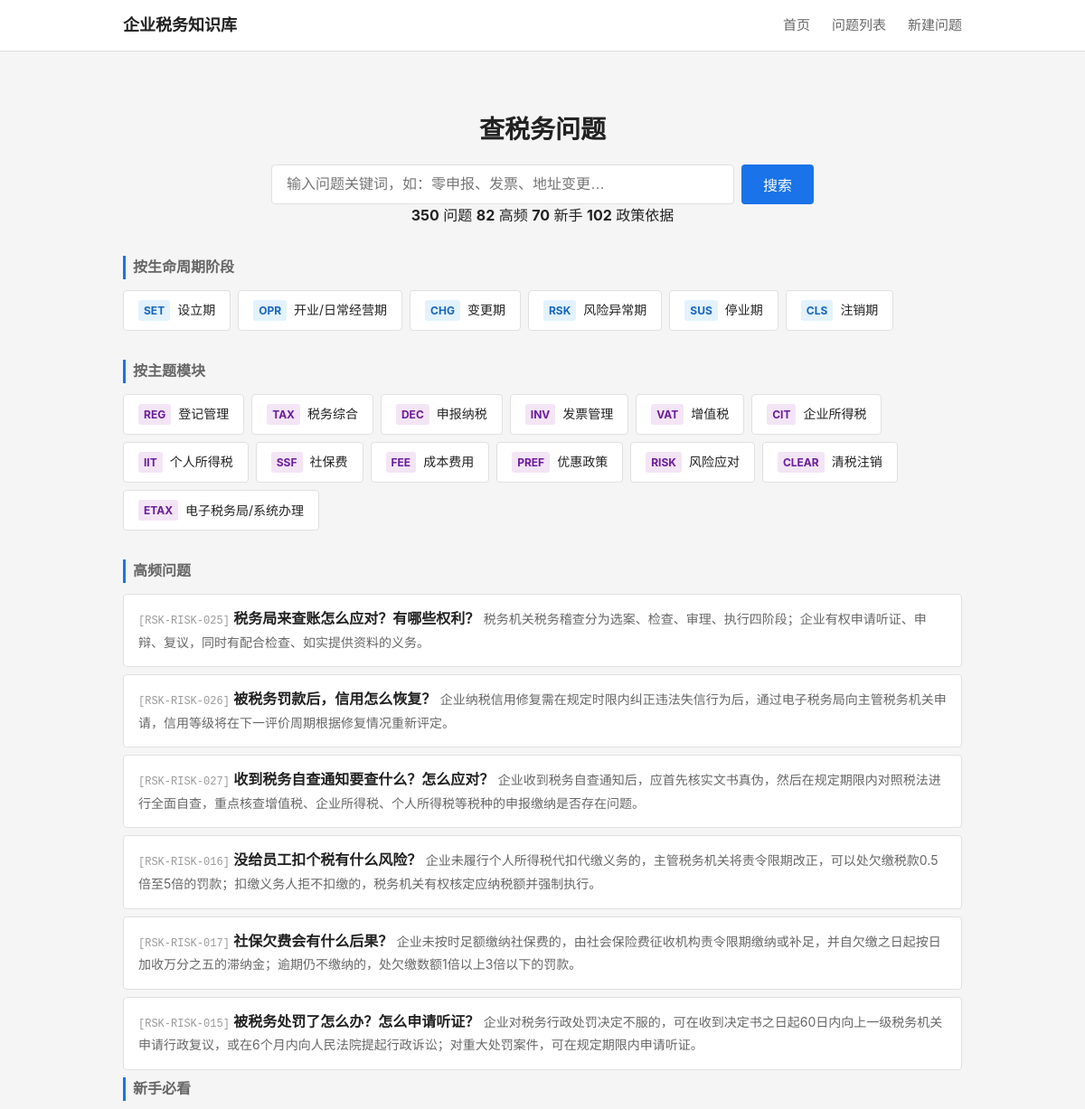
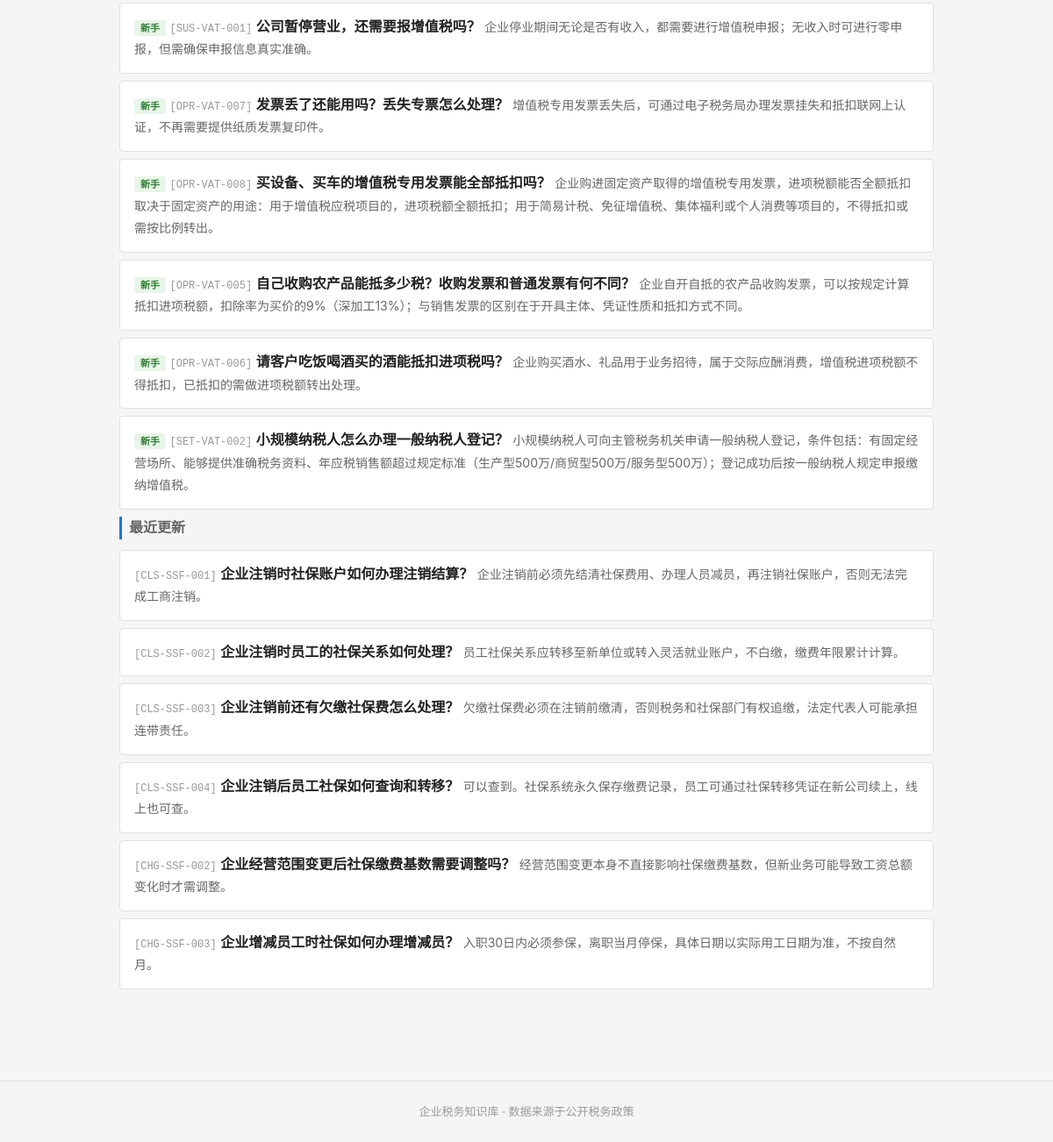
Before: / with the older database file (2 pictures, top to bottom).
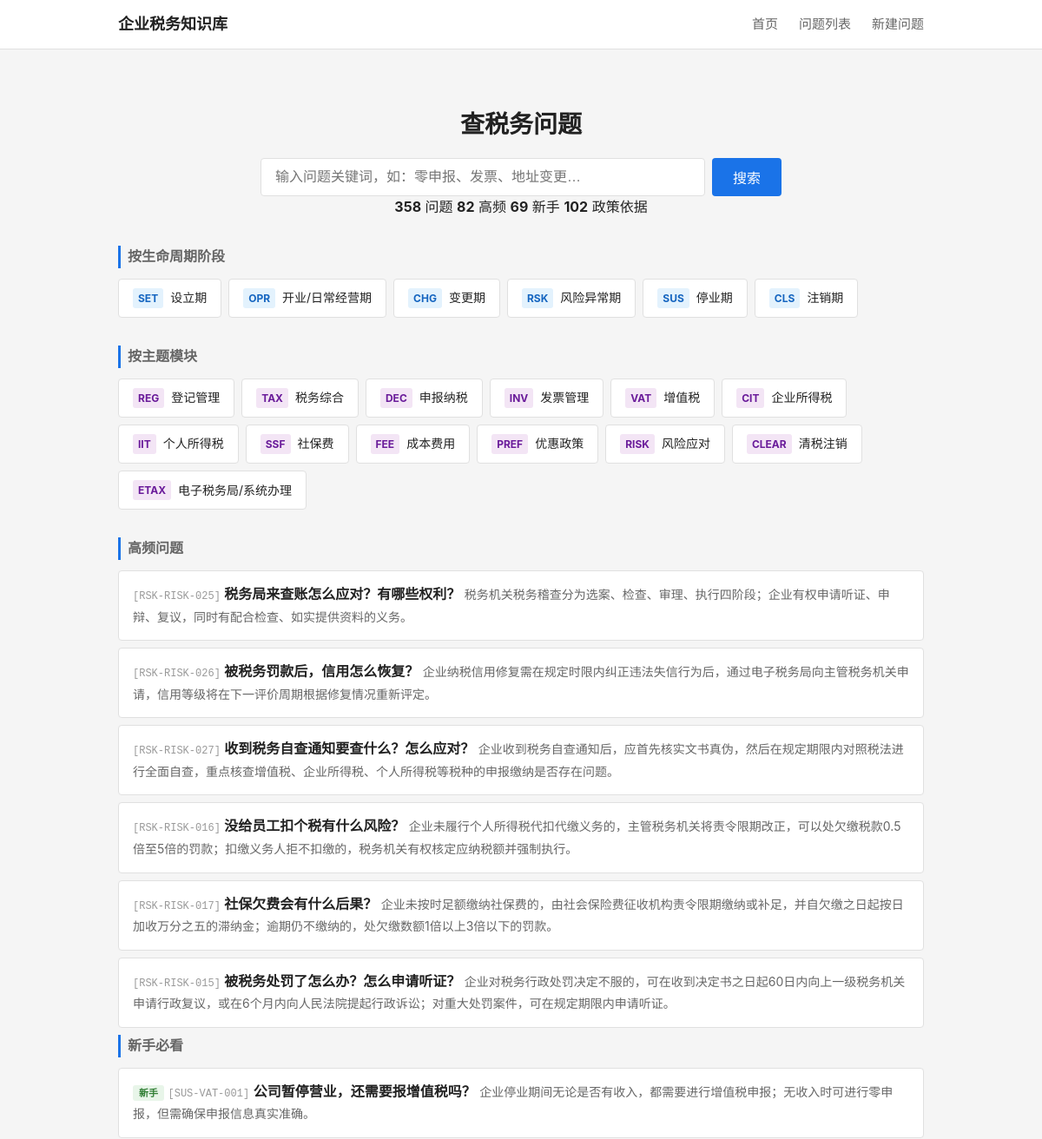
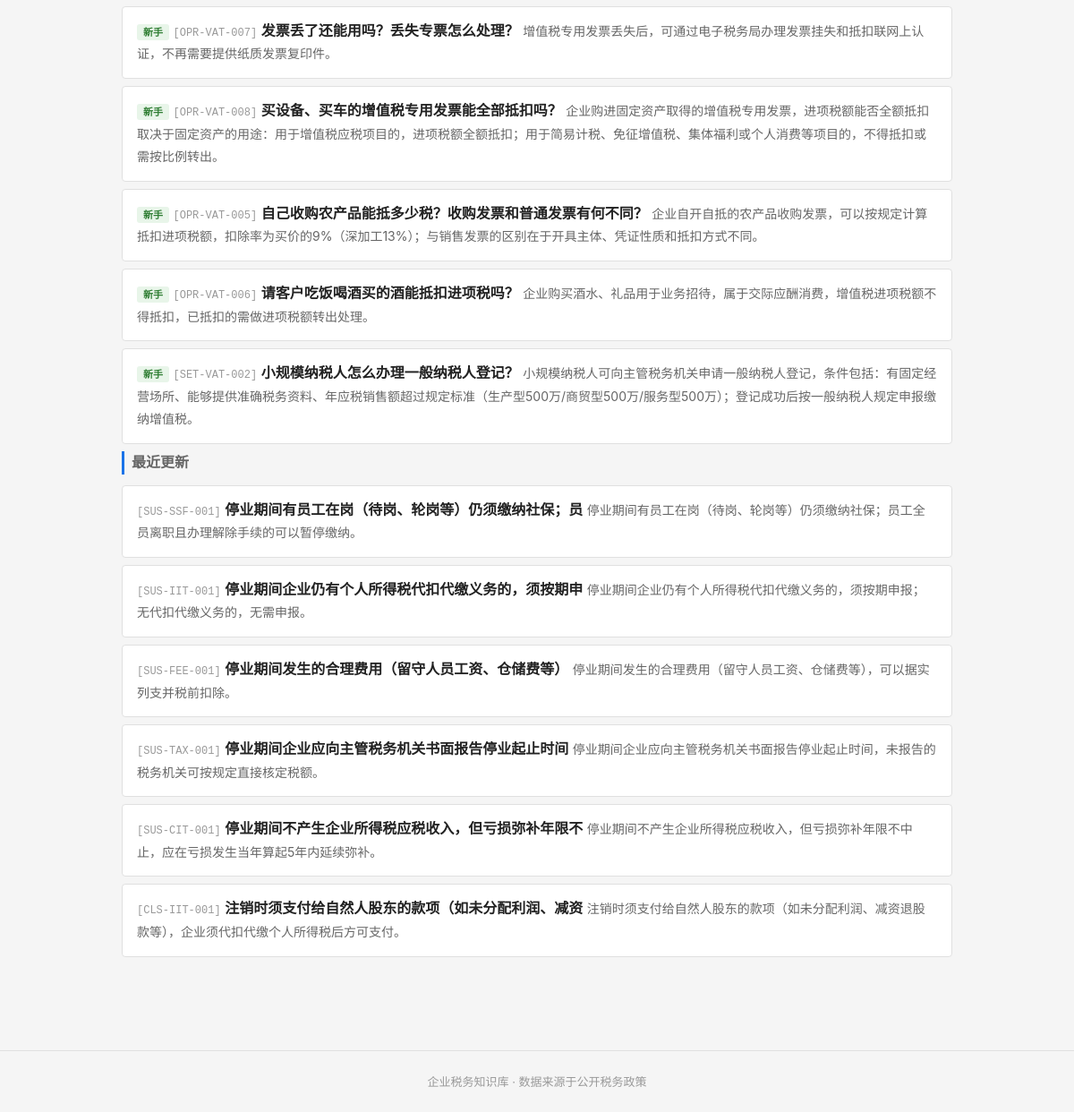
After: the same page with the newer database file (2 pictures, top to bottom).
### tables this page shows
CREATE TABLE tag_dict (
    id              INTEGER PRIMARY KEY AUTOINCREMENT,
    tag_code        TEXT NOT NULL UNIQUE,
    tag_name        TEXT NOT NULL,
    tag_category    TEXT,
    parent_id       INTEGER,
    display_order   INTEGER NOT NULL DEFAULT 1,
    status          TEXT NOT NULL DEFAULT 'active',

    FOREIGN KEY (parent_id) REFERENCES tag_dict(id) ON DELETE SET NULL
);

CREATE TABLE question_master (
    id              INTEGER PRIMARY KEY AUTOINCREMENT,
    question_code   TEXT NOT NULL UNIQUE,
    question_title  TEXT NOT NULL,
    question_plain  TEXT NOT NULL,

    -- 分类
    stage_code      TEXT NOT NULL,
    module_code     TEXT NOT NULL,
    question_type   TEXT NOT NULL,

    -- 答案
    one_line_answer TEXT NOT NULL,
    detailed_answer TEXT,
    core_definition TEXT,

    -- 条件与边界
    applicable_conditions TEXT,
    exceptions_boundary   TEXT,

    -- 实务
    practical_steps TEXT,
    risk_warning    TEXT,

    -- 适用范围
    scope_level     TEXT NOT NULL DEFAULT 'scope_national',
    local_region    TEXT,

    -- 确定性
    answer_certainty TEXT NOT NULL DEFAULT 'certain_clear',

    -- 元数据
    keywords        TEXT,
    high_frequency_flag INTEGER NOT NULL DEFAULT 0,
    newbie_flag     INTEGER NOT NULL DEFAULT 0,

    -- 版本管理
    status          TEXT NOT NULL DEFAULT 'draft',
    version_no      INTEGER NOT NULL DEFAULT 1,

    -- 审计字段
    created_at      TEXT NOT NULL DEFAULT (datetime('now')),
    updated_at      TEXT NOT NULL DEFAULT (datetime('now'))
);

### backend/app.py (the view)
    @app.route('/')
    def index():
        from services.question_service import QuestionService
        svc = QuestionService()
        stages = svc.get_stages()
        modules = svc.get_modules()
        high_freq = svc.get_high_frequency(limit=6)
        newbie = svc.get_newbie(limit=6)
        recent = svc.get_recent_updates(limit=6)
        stats = svc.get_stats()
        return render_template('index.html',
                               stages=stages, modules=modules,
                               high_freq=high_freq, newbie=newbie, recent=recent,
                               stats=stats)

### backend/services/question_service.py (called while the page is built)
    def _query(self, sql, params=None):
        conn = sqlite3.connect(self.db_path)
        conn.execute("PRAGMA foreign_keys = ON")
        conn.row_factory = sqlite3.Row
        cur = conn.cursor()
        if params:
            cur.execute(sql, params)
        else:
            cur.execute(sql)
        rows = cur.fetchall()
        conn.close()
        return [dict(r) for r in rows]

    def get_stages(self):
        return self._query("""
            SELECT tag_code, tag_name
            FROM tag_dict
            WHERE tag_category = 'stage'
            ORDER BY display_order
        """)

    def get_modules(self):
        return self._query("""
            SELECT tag_code, tag_name
            FROM tag_dict
            WHERE tag_category = 'module'
            ORDER BY display_order
        """)

    def get_high_frequency(self, limit=10):
        return self._query("""
            SELECT question_code, question_plain, question_title, one_line_answer, stage_code
            FROM question_master
            WHERE status = 'active' AND high_frequency_flag = 1
            ORDER BY updated_at DESC
            LIMIT ?
        """, (limit,))

### frontend/templates/index.html (shortened to what this page needs)
{% extends "base.html" %}
{% block main %}
<section class="search-section">
    <h1>查税务问题</h1>
    <form action="/questions" method="get" class="search-form">
        <input type="text" name="keyword" placeholder="输入问题关键词，如：零申报、发票、地址变更…" class="search-input">
        <button type="submit" class="search-btn">搜索</button>
    </form>
    {% if stats %}
    <div class="stats-bar">
        <span><strong>{{ stats.total_questions }}</strong> 问题</span>
        <span><strong>{{ stats.total_hf }}</strong> 高频</span>
        <span><strong>{{ stats.total_newbie }}</strong> 新手</span>
        <span><strong>{{ stats.total_policies }}</strong> 政策依据</span>
    </div>
    {% endif %}
</section>
<section class="nav-section">
    <h2 class="section-title">按生命周期阶段</h2>
    <div class="card-grid stage-grid">
        {% for s in stages %}
        <a href="/questions?stage={{ s.tag_code }}" class="card card-stage">
            <span class="card-code">{{ s.tag_code }}</span>
            <span class="card-name">{{ s.tag_name }}</span>
        </a>
        {% endfor %}
    </div>
</section>
<section class="nav-section">
    <h2 class="section-title">按主题模块</h2>
    <div class="card-grid module-grid">
        {% for m in modules %}
        <a href="/questions?module={{ m.tag_code }}" class="card card-module">
            <span class="card-code">{{ m.tag_code }}</span>
            <span class="card-name">{{ m.tag_name }}</span>
        </a>
        {% endfor %}
    </div>
</section>
{% if high_freq %}
<section class="list-section">
    <h2 class="section-title">高频问题</h2>
    <ul class="question-list">
        {% for q in high_freq %}
        <li class="question-item">
            <a href="/question/{{ q.question_code }}" class="question-link">
                <span class="q-code">[{{ q.question_code }}]</span>
                <span class="q-title">{{ q.question_plain }}</span>
                <span class="q-answer">{{ q.one_line_answer }}</span>
            </a>
        </li>
        {% endfor %}
    </ul>
</section>
{% endif %}
{% if newbie %}
<section class="list-section">
    <h2 class="section-title">新手必看</h2>
    <ul class="question-list">
        {% for q in newbie %}
        <li class="question-item">
            <a href="/question/{{ q.question_code }}" class="question-link">
                <span class="q-badge newbie">新手</span>
                <span class="q-code">[{{ q.question_code }}]</span>
                <span class="q-title">{{ q.question_plain }}</span>
                <span class="q-answer">{{ q.one_line_answer }}</span>
            </a>
        </li>
        {% endfor %}
    </ul>
</section>
{% endif %}
{% if recent %}
<section class="list-section">
    <h2 class="section-title">最近更新</h2>
    <ul class="question-list">
        {% for q in recent %}
        <li class="question-item">
            <a href="/question/{{ q.question_code }}" class="question-link">
                <span class="q-code">[{{ q.question_code }}]</span>
                <span class="q-title">{{ q.question_plain }}</span>
                <span class="q-answer">{{ q.one_line_answer }}</span>
            </a>
        </li>
        {% endfor %}
    </ul>
</section>
{% endif %}
{% endblock %}

Changed rows visible on the page:
no longer on this page (row edited): question_master: question_code "CLS-SSF-001", question_plain "企业注销时社保账户如何办理注销结算？", one_line_answer "企业注销前必须先结清社保费用、办理人员减员，再注销社保账户，否则无法完成工商注销。", shown under "最近更新"
no longer on this page (row edited): question_master: question_code "CLS-SSF-002", question_plain "企业注销时员工的社保关系如何处理？", one_line_answer "员工社保关系应转移至新单位或转入灵活就业账户，不白缴，缴费年限累计计算。", shown under "最近更新"
no longer on this page (row edited): question_master: question_code "CLS-SSF-003", question_plain "企业注销前还有欠缴社保费怎么处理？", one_line_answer "欠缴社保费必须在注销前缴清，否则税务和社保部门有权追缴，法定代表人可能承担连带责任。", shown under "最近更新"
no longer on this page (row edited): question_master: question_code "CLS-SSF-004", question_plain "企业注销后员工社保如何查询和转移？", one_line_answer "可以查到。社保系统永久保存缴费记录，员工可通过社保转移凭证在新公司续上，线上也可查。", shown under "最近更新"
no longer on this page (row edited): question_master: question_code "CHG-SSF-002", question_plain "企业经营范围变更后社保缴费基数需要调整吗？", one_line_answer "经营范围变更本身不直接影响社保缴费基数，但新业务可能导致工资总额变化时才需调整。", shown under "最近更新"
no longer on this page (row edited): question_master: question_code "CHG-SSF-003", question_plain "企业增减员工时社保如何办理增减员？", one_line_answer "入职30日内必须参保，离职当月停保，具体日期以实际用工日期为准，不按自然月。", shown under "最近更新"
added question_master: question_code "SUS-SSF-001", question_plain "停业期间有员工在岗（待岗、轮岗等）仍须缴纳社保；员", one_line_answer "停业期间有员工在岗（待岗、轮岗等）仍须缴纳社保；员工全员离职且办理解除手续的可以暂停缴纳。", shown under "最近更新"
added question_master: question_code "SUS-IIT-001", question_plain "停业期间企业仍有个人所得税代扣代缴义务的，须按期申", one_line_answer "停业期间企业仍有个人所得税代扣代缴义务的，须按期申报；无代扣代缴义务的，无需申报。", shown under "最近更新"
added question_master: question_code "SUS-FEE-001", question_plain "停业期间发生的合理费用（留守人员工资、仓储费等）", one_line_answer "停业期间发生的合理费用（留守人员工资、仓储费等），可以据实列支并税前扣除。", shown under "最近更新"
added question_master: question_code "SUS-TAX-001", question_plain "停业期间企业应向主管税务机关书面报告停业起止时间", one_line_answer "停业期间企业应向主管税务机关书面报告停业起止时间，未报告的税务机关可按规定直接核定税额。", shown under "最近更新"
added question_master: question_code "SUS-CIT-001", question_plain "停业期间不产生企业所得税应税收入，但亏损弥补年限不", one_line_answer "停业期间不产生企业所得税应税收入，但亏损弥补年限不中止，应在亏损发生当年算起5年内延续弥补。", shown under "最近更新"
added question_master: question_code "CLS-IIT-001", question_plain "注销时须支付给自然人股东的款项（如未分配利润、减资", one_line_answer "注销时须支付给自然人股东的款项（如未分配利润、减资退股款等），企业须代扣代缴个人所得税后方可支付。", shown under "最近更新"
Other visible differences:
{{ stats.total_questions }}: "350" → "358"
{{ stats.total_newbie }}: "70" → "69"
